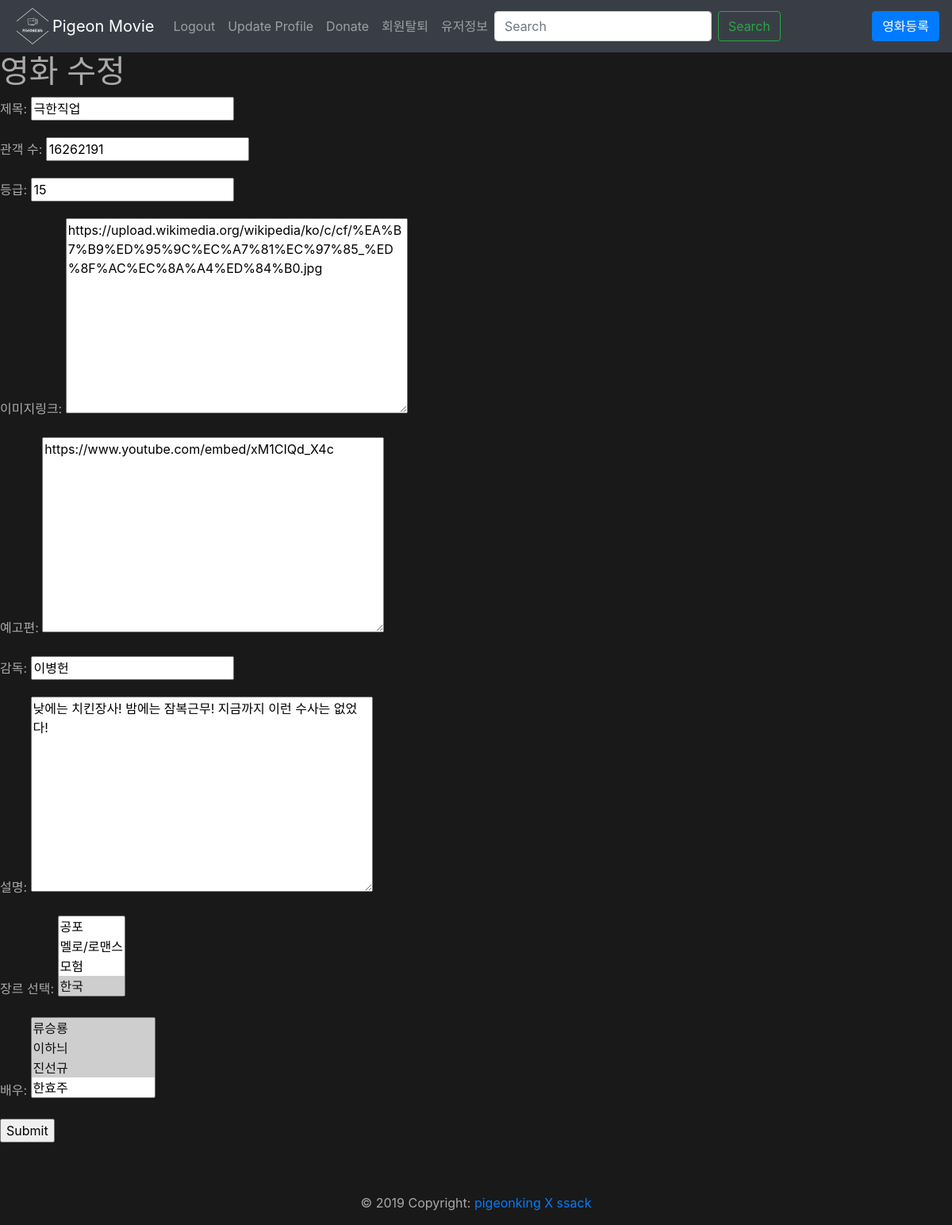
The page /movies/1/edit (signed in) on the database its author committed.
### movies/models.py (models this page shows)
class Movie(models.Model):
    title = models.CharField(max_length=150)
    audience = models.IntegerField()
    view_age = models.IntegerField()
    poster_url = models.TextField()
    trailer = models.TextField()
    description = models.TextField()
    director = models.CharField(max_length=45)
    actors = models.ManyToManyField(Actor, blank=True, related_name='movie_actors')
    genres = models.ManyToManyField(Genre, blank=True, related_name='movie_genres')
    score_users = models.ManyToManyField(settings.AUTH_USER_MODEL,
                                        through = 'Score',
                                        related_name = 'score_movies'
                                        )

### movies/views.py (the view)
# urls.py: path('<int:movie_pk>/edit', views.edit, name='edit'),
@login_required
def edit(request, movie_pk):
    movie = get_object_or_404(Movie,pk=movie_pk)
    if request.method == "POST" :
        movie_form = MovieForm(request.POST, instance=movie)
        if movie_form.is_valid() :
            movie = movie_form.save()
            return redirect('movies:detail', movie.pk)
    else :
        movie_form=MovieForm(instance=movie)
    context = {'movie_form' : movie_form}
    return render(request,'form.html',context)

### movies/forms.py
class MovieForm(forms.ModelForm) :
    class Meta :
        model = Movie
        labels={'title' : '제목', 'audience' : '관객 수', 'view_age':'등급' ,'poster_url' : '이미지링크','director':'감독' ,'description':'설명', 'genres' : '장르 선택', 'actors':'배우', 'trailer':'예고편'}
        fields = ['title','audience','view_age','poster_url', 'trailer', 'director','description','genres', 'actors']

### movies/models.py (called while the page is built)
    def __str__(self):
        return f'{self.name}'

    def __str__(self):
        return f'{self.name}'

### movies/templates/form.html (shortened to what this page needs)
{% extends 'base.html' %}
{% block body %}
{% if request.resolver_match.url_name == 'new' %}
    <h1>영화 등록</h1>
{% else %}
    <h1>영화 수정</h1>
{% endif %}
<form method="POST">
    {{ movie_form.as_p }}
    <input type="submit">
</form>
{% endblock %}

### rows shown on the page
Movie: title "극한직업", audience "16262191", view_age "15", poster_url "https://upload.wikimedia.org/wikipedia/ko/c/cf/%EA%B7%B9%ED%95%9C%EC%A7%81%EC%97%85_%ED%8F%AC%EC%8A%A4%ED%84%B0.jpg", trailer "https://www.youtube.com/embed/xM1CIQd_X4c", director "이병헌", description "낮에는 치킨장사! 밤에는 잠복근무! 지금까지 이런 수사는 없었다!"
